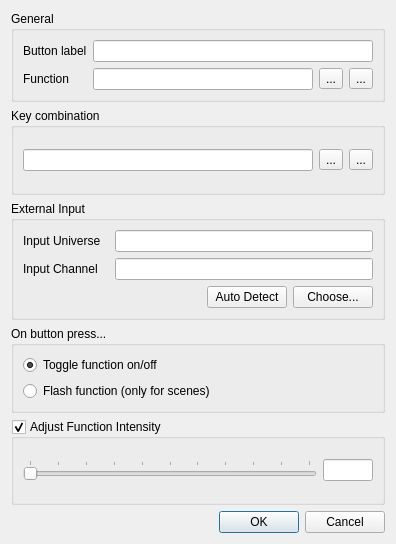
<?xml version="1.0" encoding="UTF-8"?>
<ui version="4.0">
 <class>VCButtonProperties</class>
 <widget class="QDialog" name="VCButtonProperties">
  <property name="geometry">
   <rect>
    <x>0</x>
    <y>0</y>
    <width>396</width>
    <height>544</height>
   </rect>
  </property>
  <property name="windowTitle">
   <string>Button properties</string>
  </property>
  <layout class="QVBoxLayout" name="verticalLayout">
   <item>
    <widget class="QGroupBox" name="groupBox">
     <property name="title">
      <string>General</string>
     </property>
     <layout class="QGridLayout" name="gridLayoutGeneral">
      <item row="0" column="0">
       <widget class="QLabel" name="m_nameLabel">
        <property name="text">
         <string>Button label</string>
        </property>
       </widget>
      </item>
      <item row="0" column="1" colspan="3">
       <widget class="QLineEdit" name="m_nameEdit">
        <property name="toolTip">
         <string>Text to display on the button</string>
        </property>
       </widget>
      </item>
      <item row="1" column="0">
       <widget class="QLabel" name="m_functionLabel">
        <property name="text">
         <string>Function</string>
        </property>
       </widget>
      </item>
      <item row="1" column="1">
       <widget class="QLineEdit" name="m_functionEdit">
        <property name="toolTip">
         <string>The function that this button controls</string>
        </property>
        <property name="readOnly">
         <bool>true</bool>
        </property>
       </widget>
      </item>
      <item row="1" column="2">
       <widget class="QToolButton" name="m_attachFunction">
        <property name="toolTip">
         <string>Attach a function to this button</string>
        </property>
        <property name="text">
         <string notr="true">...</string>
        </property>
        <property name="icon">
         <iconset resource="main.qrc">
          <normaloff>:/attach.png</normaloff>:/attach.png</iconset>
        </property>
        <property name="iconSize">
         <size>
          <width>26</width>
          <height>26</height>
         </size>
        </property>
       </widget>
      </item>
      <item row="1" column="3">
       <widget class="QToolButton" name="m_detachFunction">
        <property name="toolTip">
         <string>Detach the button's function attachment</string>
        </property>
        <property name="text">
         <string notr="true">...</string>
        </property>
        <property name="icon">
         <iconset resource="main.qrc">
          <normaloff>:/detach.png</normaloff>:/detach.png</iconset>
        </property>
        <property name="iconSize">
         <size>
          <width>26</width>
          <height>26</height>
         </size>
        </property>
       </widget>
      </item>
     </layout>
    </widget>
   </item>
   <item>
    <widget class="QGroupBox" name="groupBox_2">
     <property name="title">
      <string>Key combination</string>
     </property>
     <layout class="QHBoxLayout">
      <item>
       <widget class="QLineEdit" name="m_keyEdit">
        <property name="toolTip">
         <string>Keyboard combination that toggles this button</string>
        </property>
        <property name="readOnly">
         <bool>true</bool>
        </property>
       </widget>
      </item>
      <item>
       <widget class="QToolButton" name="m_attachKey">
        <property name="toolTip">
         <string>Set a key combination for this button</string>
        </property>
        <property name="text">
         <string notr="true">...</string>
        </property>
        <property name="icon">
         <iconset resource="main.qrc">
          <normaloff>:/key_bindings.png</normaloff>:/key_bindings.png</iconset>
        </property>
        <property name="iconSize">
         <size>
          <width>26</width>
          <height>26</height>
         </size>
        </property>
       </widget>
      </item>
      <item>
       <widget class="QToolButton" name="m_detachKey">
        <property name="toolTip">
         <string>Remove the button's keyboard shortcut key</string>
        </property>
        <property name="text">
         <string notr="true">...</string>
        </property>
        <property name="icon">
         <iconset resource="main.qrc">
          <normaloff>:/fileclose.png</normaloff>:/fileclose.png</iconset>
        </property>
        <property name="iconSize">
         <size>
          <width>26</width>
          <height>26</height>
         </size>
        </property>
       </widget>
      </item>
     </layout>
    </widget>
   </item>
   <item>
    <widget class="QGroupBox" name="groupBox_3">
     <property name="title">
      <string>External Input</string>
     </property>
     <layout class="QGridLayout" name="gridLayoutExternalInput">
      <item row="0" column="0">
       <widget class="QLabel" name="label_4">
        <property name="text">
         <string>Input Universe</string>
        </property>
       </widget>
      </item>
      <item row="0" column="1" colspan="3">
       <widget class="QLineEdit" name="m_inputUniverseEdit">
        <property name="toolTip">
         <string>The input universe that sends data to this widget</string>
        </property>
        <property name="readOnly">
         <bool>true</bool>
        </property>
       </widget>
      </item>
      <item row="1" column="0">
       <widget class="QLabel" name="label_5">
        <property name="text">
         <string>Input Channel</string>
        </property>
       </widget>
      </item>
      <item row="1" column="1" colspan="3">
       <widget class="QLineEdit" name="m_inputChannelEdit">
        <property name="toolTip">
         <string>The particular input channel within the input universe that sends data to this widget</string>
        </property>
        <property name="readOnly">
         <bool>true</bool>
        </property>
       </widget>
      </item>
      <item row="2" column="0" colspan="2">
       <spacer name="horizontalSpacer">
        <property name="orientation">
         <enum>Qt::Horizontal</enum>
        </property>
        <property name="sizeHint" stdset="0">
         <size>
          <width>268</width>
          <height>20</height>
         </size>
        </property>
       </spacer>
      </item>
      <item row="2" column="3">
       <widget class="QPushButton" name="m_chooseInputButton">
        <property name="sizePolicy">
         <sizepolicy hsizetype="Maximum" vsizetype="Fixed">
          <horstretch>0</horstretch>
          <verstretch>0</verstretch>
         </sizepolicy>
        </property>
        <property name="toolTip">
         <string>Choose an external input universe &amp; channel that this button should listen to.</string>
        </property>
        <property name="text">
         <string>Choose...</string>
        </property>
       </widget>
      </item>
      <item row="2" column="2">
       <widget class="QPushButton" name="m_autoDetectInputButton">
        <property name="toolTip">
         <string>When toggled, you can click an external button to assign it to this virtual console button.</string>
        </property>
        <property name="text">
         <string>Auto Detect</string>
        </property>
        <property name="checkable">
         <bool>true</bool>
        </property>
        <property name="checked">
         <bool>false</bool>
        </property>
        <property name="flat">
         <bool>false</bool>
        </property>
       </widget>
      </item>
     </layout>
    </widget>
   </item>
   <item>
    <widget class="QGroupBox" name="groupBox_4">
     <property name="title">
      <string>On button press...</string>
     </property>
     <layout class="QVBoxLayout">
      <item>
       <widget class="QRadioButton" name="m_toggle">
        <property name="toolTip">
         <string>Toggle the assigned function on/off with this button</string>
        </property>
        <property name="text">
         <string>Toggle function on/off</string>
        </property>
        <property name="checked">
         <bool>true</bool>
        </property>
       </widget>
      </item>
      <item>
       <widget class="QRadioButton" name="m_flash">
        <property name="toolTip">
         <string>Flash the assigned function with this button</string>
        </property>
        <property name="text">
         <string>Flash function (only for scenes)</string>
        </property>
       </widget>
      </item>
     </layout>
    </widget>
   </item>
   <item>
    <widget class="QGroupBox" name="m_intensityGroup">
     <property name="toolTip">
      <string>Adjust function intensity when it is running</string>
     </property>
     <property name="title">
      <string>Adjust Function Intensity</string>
     </property>
     <property name="checkable">
      <bool>true</bool>
     </property>
     <layout class="QHBoxLayout" name="horizontalLayout">
      <item>
       <widget class="QSlider" name="m_intensitySlider">
        <property name="sizePolicy">
         <sizepolicy hsizetype="MinimumExpanding" vsizetype="Fixed">
          <horstretch>1</horstretch>
          <verstretch>0</verstretch>
         </sizepolicy>
        </property>
        <property name="toolTip">
         <string>Function's adjusted intensity percentage when run</string>
        </property>
        <property name="minimum">
         <number>0</number>
        </property>
        <property name="maximum">
         <number>100</number>
        </property>
        <property name="orientation">
         <enum>Qt::Horizontal</enum>
        </property>
        <property name="invertedAppearance">
         <bool>false</bool>
        </property>
        <property name="invertedControls">
         <bool>false</bool>
        </property>
        <property name="tickPosition">
         <enum>QSlider::TicksAbove</enum>
        </property>
        <property name="tickInterval">
         <number>10</number>
        </property>
       </widget>
      </item>
      <item>
       <widget class="QLineEdit" name="m_intensityEdit">
        <property name="sizePolicy">
         <sizepolicy hsizetype="Fixed" vsizetype="Fixed">
          <horstretch>0</horstretch>
          <verstretch>0</verstretch>
         </sizepolicy>
        </property>
        <property name="maximumSize">
         <size>
          <width>50</width>
          <height>16777215</height>
         </size>
        </property>
        <property name="maxLength">
         <number>4</number>
        </property>
       </widget>
      </item>
     </layout>
    </widget>
   </item>
   <item>
    <widget class="QDialogButtonBox" name="m_buttonBox">
     <property name="orientation">
      <enum>Qt::Horizontal</enum>
     </property>
     <property name="standardButtons">
      <set>QDialogButtonBox::Cancel|QDialogButtonBox::Ok</set>
     </property>
    </widget>
   </item>
  </layout>
 </widget>
 <resources>
  <include location="main.qrc"/>
 </resources>
 <connections>
  <connection>
   <sender>m_buttonBox</sender>
   <signal>accepted()</signal>
   <receiver>VCButtonProperties</receiver>
   <slot>accept()</slot>
   <hints>
    <hint type="sourcelabel">
     <x>248</x>
     <y>254</y>
    </hint>
    <hint type="destinationlabel">
     <x>157</x>
     <y>274</y>
    </hint>
   </hints>
  </connection>
  <connection>
   <sender>m_buttonBox</sender>
   <signal>rejected()</signal>
   <receiver>VCButtonProperties</receiver>
   <slot>reject()</slot>
   <hints>
    <hint type="sourcelabel">
     <x>316</x>
     <y>260</y>
    </hint>
    <hint type="destinationlabel">
     <x>286</x>
     <y>274</y>
    </hint>
   </hints>
  </connection>
 </connections>
</ui>
